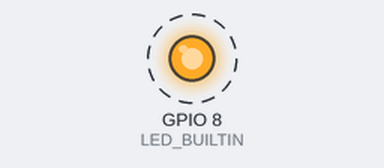
Simulated run of this program. Board: ESP32-C3. Parts: output pins drawn as LEDs (lit = HIGH). Dashed ring = blinking. What the program prints to the serial monitor is not drawn.

Above: at 0.5 s.
Timing chart, 0 to 4.7 s (numbered marks = the images above):
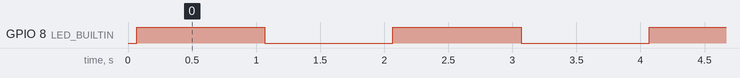

The program:

main.cpp
```cpp
/********************************************************************
 * Fichier : main.cpp
 * Auteur  : M. Champagne
 * Date    : 2025-08-13
 * Description :
 *   Programme de test pour valider la communication avec un
 *   périphérique I2C.
 *   - Test de l'initialisation I2C
 *   - Vérification de la présence de l'esclave à l'adresse spécifiée
 *   - Clignotement de la LED intégrée
 ********************************************************************/

#include <Arduino.h>
#include <Wire.h>

static const uint8_t SDA_PIN = 7;
static const uint8_t SCL_PIN = 6;
static const uint8_t ESCLAVE_ADDR = 0x57; //adresse 0b1010111
static const uint32_t I2C_FREQ = 100000;

// ====================== SETUP ===========================
void setup() {
  //Initialisaion de la broche LED_BUILTIN en sortie
  pinMode(LED_BUILTIN, OUTPUT);

  //Initialisation du port série à 9600bps
  Serial.begin(9600);
  while (!Serial) {}

  Serial.println("\n=== Scanner I2C (ESP32-C3) ===");

  //Initialisation du port I2C
  bool initOK = Wire.begin(SDA_PIN, SCL_PIN, I2C_FREQ);
  if (initOK) {
    Serial.println("✅ Initilisation I2C complété !");
  }
  else{
    Serial.println("❌ Impossible d'initialiser l'I2C !");
    return;
  }

  //Test de communication avec l'esclave I2C
  Wire.beginTransmission(ESCLAVE_ADDR);
  byte error = Wire.endTransmission();

  if (error == 0) {
    Serial.println("✅ Réponse détectée : le périphérique est présent !");
  }
  else {
    Serial.println("❌ Aucun périphérique ne répond à cette adresse.");
  }
}

// ====================== LOOP ============================
void loop() {
  digitalWrite(LED_BUILTIN, HIGH);  // turn the LED on (HIGH is the voltage level)
  delay(1000);                      // wait for a second
  digitalWrite(LED_BUILTIN, LOW);   // turn the LED off by making the voltage LOW
  delay(1000);                      // wait for a second
}
```

Measured:
- by itself, GPIO 8 (LED_BUILTIN): alternates HIGH for 1.0 s and LOW for 1.0 s
